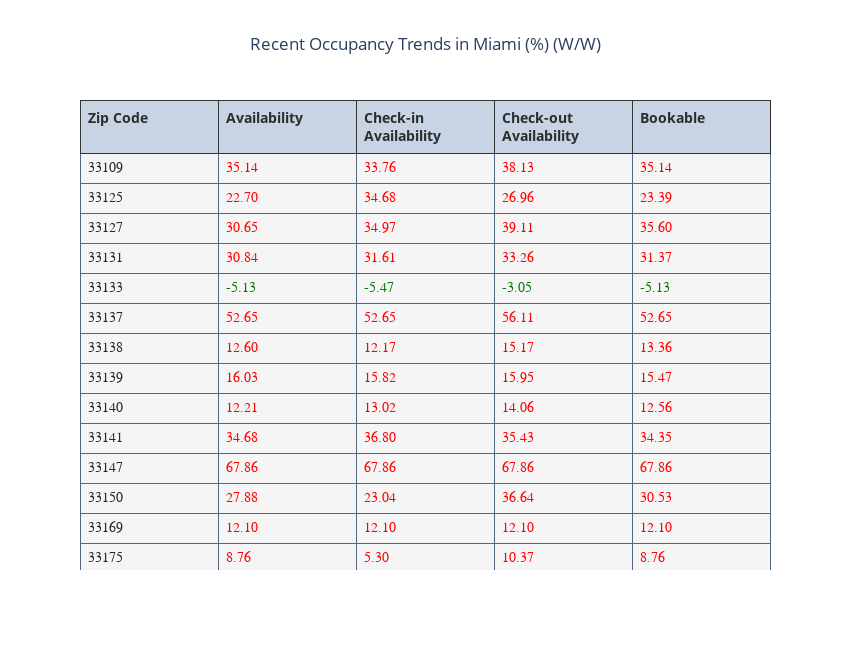

Notebook source saved alongside this figure:
### Code cell
florida_occ_trends = occ_trend_wloc[occ_trend_wloc['State'] == 'FL']
florida_occ_trends_zip = florida_occ_trends.groupby('zipcode').mean(['available_delta_pct','available_for_checkin_delta_pct','available_for_checkout_delta_pct','bookable_delta_pct']).reset_index()
florida_occ_trends_city = florida_occ_trends.groupby('City').mean(['available_delta_pct','available_for_checkin_delta_pct','available_for_checkout_delta_pct','bookable_delta_pct']).reset_index()
"""
florida_price_trends_fig = go.Figure()
florida_price_trends_fig.add_trace(go.Scatter(x=price_data_date['check_in'], y=price_data_date['cleaning_fee'],
                    mode='lines',
                    name='Cleaning Fee'))
florida_price_trends_fig.add_trace(go.Scatter(x=price_data_date['check_in'], y=price_data_date['service_fee'],
                    mode='lines',
                    name='Service Fee'))
florida_price_trends_fig.add_trace(go.Scatter(x=price_data_date['check_in'], y=price_data_date['total_price'],
                    mode='lines', 
                    name='Total Price'))
florida_price_trends_fig.update_layout(title_text="Pricing Data by Pull Time", xaxis_title='Date', yaxis_title='Price ($)')
filename = "newsletter_features/florida_price_trends_fig_june19.png"
florida_price_trends_fig.write_image(filename, engine='kaleido', width=2000, height=500)
florida_price_trends_fig.show()
"""
import plotly.graph_objects as go

zips = florida_occ_trends_zip['zipcode']
vals = [florida_occ_trends_zip['available_delta_pct'], florida_occ_trends_zip['available_for_checkin_delta_pct'], florida_occ_trends_zip['available_for_checkout_delta_pct'], florida_occ_trends_zip['bookable_delta_pct']]
font_color = ['rgb(40,40,40)'] +  [['rgb(0,125,0)' if v < 0 else 'rgb(255,0,0)' for v in vals[k]] for k in range(4)]

table_trace = go.Table(
                 columnwidth= [50]+[50]+[50]+[50]+[50],
                 columnorder=[0, 1, 2, 3, 4],
                 header = dict(height = 40,
                               values = [['<b>Zip Code</b>'], ['<b>Availability</b>'], ['<b>Check-in Availability</b>'], ['<b>Check-out Availability</b>'],['<b>Bookable</b>']],
                               line = dict(color='rgb(50,50,50)'),
                               align = ['left']*5,
                               font = dict(color=['rgb(45,45,45)']*4, size=14),
                             
                              ),
                 cells = dict(values = [zips, vals[0], vals[1], vals[2], vals[3]],
                              line = dict(color='#506784'),
                              align = ['left']*5,
                              
                              font = dict(family="Arial", size=14, color=font_color),
                              format = [None, ",.2f"],  #add % sign here
                              height = 30,
                              fill = dict(color='rgb(245,245,245)'))
                             )
                 

layout = go.Layout(width=850, height=650, autosize=False, 
              title_text='Recent Occupancy Trends in Miami (%) (W/W)',
                   title_x=0.5, showlegend=False)
florda_occ_trend_fig = go.Figure(data=[table_trace], layout=layout)
filename = "newsletter_features/florida_occ_trends_table_weekly.png"
florda_occ_trend_fig.write_image(filename, engine='kaleido', width=875, height=700)
florda_occ_trend_fig.show()

# Look to do one price value and look and price change by day of the week

### Figure 1 — Plotly figure (JSON) as saved in the notebook; plotly's stock layout.template omitted (floating-point values rounded to 4 significant figures)
{"data": [{"cells": {"align": ["left", "left", "left", "left", "left"], "fill": {"color": "rgb(245,245,245)"}, "font": {"color": ["rgb(40,40,40)", ["rgb(255,0,0)", "rgb(255,0,0)", "rgb(255,0,0)", "rgb(255,0,0)", "rgb(0,125,0)", "rgb(255,0,0)", "rgb(255,0,0)", "rgb(255,0,0)", "rgb(255,0,0)", "rgb(255,0,0)", "rgb(255,0,0)", "rgb(255,0,0)", "rgb(255,0,0)", "rgb(255,0,0)"], ["rgb(255,0,0)", "rgb(255,0,0)", "rgb(255,0,0)", "rgb(255,0,0)", "rgb(0,125,0)", "rgb(255,0,0)", "rgb(255,0,0)", "rgb(255,0,0)", "rgb(255,0,0)", "rgb(255,0,0)", "rgb(255,0,0)", "rgb(255,0,0)", "rgb(255,0,0)", "rgb(255,0,0)"], ["rgb(255,0,0)", "rgb(255,0,0)", "rgb(255,0,0)", "rgb(255,0,0)", "rgb(0,125,0)", "rgb(255,0,0)", "rgb(255,0,0)", "rgb(255,0,0)", "rgb(255,0,0)", "rgb(255,0,0)", "rgb(255,0,0)", "rgb(255,0,0)", "rgb(255,0,0)", "rgb(255,0,0)"], ["rgb(255,0,0)", "rgb(255,0,0)", "rgb(255,0,0)", "rgb(255,0,0)", "rgb(0,125,0)", "rgb(255,0,0)", "rgb(255,0,0)", "rgb(255,0,0)", "rgb(255,0,0)", "rgb(255,0,0)", "rgb(255,0,0)", "rgb(255,0,0)", "rgb(255,0,0)", "rgb(255,0,0)"]], "family": "Arial", "size": 14}, "format": [null, ",.2f"], "height": 30, "line": {"color": "#506784"}, "values": [[33109, 33125, 33127, 33131, 33133, 33137, 33138, 33139, 33140, 33141, 33147, 33150, 33169, 33175], [35.14, 22.7, 30.65, 30.84, -5.127, 52.65, 12.6, 16.03, 12.21, 34.68, 67.86, 27.88, 12.1, 8.756], [33.76, 34.68, 34.97, 31.61, -5.472, 52.65, 12.17, 15.82, 13.02, 36.8, 67.86, 23.04, 12.1, 5.3], [38.13, 26.96, 39.11, 33.26, -3.053, 56.11, 15.17, 15.95, 14.06, 35.43, 67.86, 36.64, 12.1, 10.37], [35.14, 23.39, 35.6, 31.37, -5.127, 52.65, 13.36, 15.47, 12.56, 34.35, 67.86, 30.53, 12.1, 8.756]]}, "columnorder": [0, 1, 2, 3, 4], "columnwidth": [50, 50, 50, 50, 50], "header": {"align": ["left", "left", "left", "left", "left"], "font": {"color": ["rgb(45,45,45)", "rgb(45,45,45)", "rgb(45,45,45)", "rgb(45,45,45)"], "size": 14}, "height": 40, "line": {"color": "rgb(50,50,50)"}, "values": [["<b>Zip Code</b>"], ["<b>Availability</b>"], ["<b>Check-in Availability</b>"], ["<b>Check-out Availability</b>"], ["<b>Bookable</b>"]]}, "type": "table"}], "layout": {"autosize": false, "height": 650, "showlegend": false, "title": {"text": "Recent Occupancy Trends in Miami (%) (W/W)", "x": 0.5}, "width": 850}}
